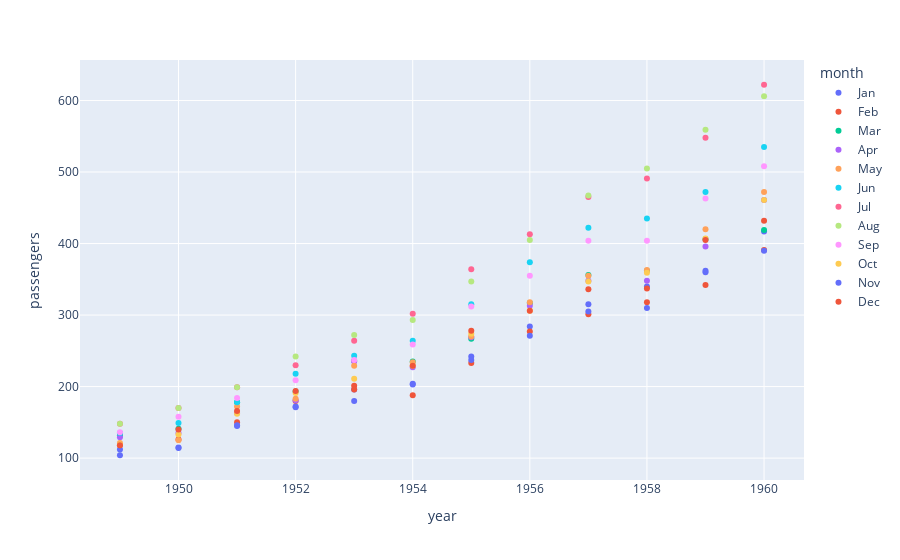

This figure's notebook cell:
### Markdown cell above
The syntax is similar for ```px.scatter```:

### Code cell
px.scatter(data_frame=flights, x='year', y='passengers', color='month')

### Figure 1 — Plotly figure (JSON) as saved in the notebook; plotly's stock layout.template omitted (floating-point values rounded to 4 significant figures)
{"data": [{"hovertemplate": "month=Jan<br>year=%{x}<br>passengers=%{y}<extra></extra>", "legendgroup": "Jan", "marker": {"color": "#636efa", "symbol": "circle"}, "mode": "markers", "name": "Jan", "orientation": "v", "showlegend": true, "type": "scatter", "x": [1949, 1950, 1951, 1952, 1953, 1954, 1955, 1956, 1957, 1958, 1959, 1960], "xaxis": "x", "y": [112, 115, 145, 171, 196, 204, 242, 284, 315, 340, 360, 417], "yaxis": "y"}, {"hovertemplate": "month=Feb<br>year=%{x}<br>passengers=%{y}<extra></extra>", "legendgroup": "Feb", "marker": {"color": "#EF553B", "symbol": "circle"}, "mode": "markers", "name": "Feb", "orientation": "v", "showlegend": true, "type": "scatter", "x": [1949, 1950, 1951, 1952, 1953, 1954, 1955, 1956, 1957, 1958, 1959, 1960], "xaxis": "x", "y": [118, 126, 150, 180, 196, 188, 233, 277, 301, 318, 342, 391], "yaxis": "y"}, {"hovertemplate": "month=Mar<br>year=%{x}<br>passengers=%{y}<extra></extra>", "legendgroup": "Mar", "marker": {"color": "#00cc96", "symbol": "circle"}, "mode": "markers", "name": "Mar", "orientation": "v", "showlegend": true, "type": "scatter", "x": [1949, 1950, 1951, 1952, 1953, 1954, 1955, 1956, 1957, 1958, 1959, 1960], "xaxis": "x", "y": [132, 141, 178, 193, 236, 235, 267, 317, 356, 362, 406, 419], "yaxis": "y"}, {"hovertemplate": "month=Apr<br>year=%{x}<br>passengers=%{y}<extra></extra>", "legendgroup": "Apr", "marker": {"color": "#ab63fa", "symbol": "circle"}, "mode": "markers", "name": "Apr", "orientation": "v", "showlegend": true, "type": "scatter", "x": [1949, 1950, 1951, 1952, 1953, 1954, 1955, 1956, 1957, 1958, 1959, 1960], "xaxis": "x", "y": [129, 135, 163, 181, 235, 227, 269, 313, 348, 348, 396, 461], "yaxis": "y"}, {"hovertemplate": "month=May<br>year=%{x}<br>passengers=%{y}<extra></extra>", "legendgroup": "May", "marker": {"color": "#FFA15A", "symbol": "circle"}, "mode": "markers", "name": "May", "orientation": "v", "showlegend": true, "type": "scatter", "x": [1949, 1950, 1951, 1952, 1953, 1954, 1955, 1956, 1957, 1958, 1959, 1960], "xaxis": "x", "y": [121, 125, 172, 183, 229, 234, 270, 318, 355, 363, 420, 472], "yaxis": "y"}, {"hovertemplate": "month=Jun<br>year=%{x}<br>passengers=%{y}<extra></extra>", "legendgroup": "Jun", "marker": {"color": "#19d3f3", "symbol": "circle"}, "mode": "markers", "name": "Jun", "orientation": "v", "showlegend": true, "type": "scatter", "x": [1949, 1950, 1951, 1952, 1953, 1954, 1955, 1956, 1957, 1958, 1959, 1960], "xaxis": "x", "y": [135, 149, 178, 218, 243, 264, 315, 374, 422, 435, 472, 535], "yaxis": "y"}, {"hovertemplate": "month=Jul<br>year=%{x}<br>passengers=%{y}<extra></extra>", "legendgroup": "Jul", "marker": {"color": "#FF6692", "symbol": "circle"}, "mode": "markers", "name": "Jul", "orientation": "v", "showlegend": true, "type": "scatter", "x": [1949, 1950, 1951, 1952, 1953, 1954, 1955, 1956, 1957, 1958, 1959, 1960], "xaxis": "x", "y": [148, 170, 199, 230, 264, 302, 364, 413, 465, 491, 548, 622], "yaxis": "y"}, {"hovertemplate": "month=Aug<br>year=%{x}<br>passengers=%{y}<extra></extra>", "legendgroup": "Aug", "marker": {"color": "#B6E880", "symbol": "circle"}, "mode": "markers", "name": "Aug", "orientation": "v", "showlegend": true, "type": "scatter", "x": [1949, 1950, 1951, 1952, 1953, 1954, 1955, 1956, 1957, 1958, 1959, 1960], "xaxis": "x", "y": [148, 170, 199, 242, 272, 293, 347, 405, 467, 505, 559, 606], "yaxis": "y"}, {"hovertemplate": "month=Sep<br>year=%{x}<br>passengers=%{y}<extra></extra>", "legendgroup": "Sep", "marker": {"color": "#FF97FF", "symbol": "circle"}, "mode": "markers", "name": "Sep", "orientation": "v", "showlegend": true, "type": "scatter", "x": [1949, 1950, 1951, 1952, 1953, 1954, 1955, 1956, 1957, 1958, 1959, 1960], "xaxis": "x", "y": [136, 158, 184, 209, 237, 259, 312, 355, 404, 404, 463, 508], "yaxis": "y"}, {"hovertemplate": "month=Oct<br>year=%{x}<br>passengers=%{y}<extra></extra>", "legendgroup": "Oct", "marker": {"color": "#FECB52", "symbol": "circle"}, "mode": "markers", "name": "Oct", "orientation": "v", "showlegend": true, "type": "scatter", "x": [1949, 1950, 1951, 1952, 1953, 1954, 1955, 1956, 1957, 1958, 1959, 1960], "xaxis": "x", "y": [119, 133, 162, 191, 211, 229, 274, 306, 347, 359, 407, 461], "yaxis": "y"}, {"hovertemplate": "month=Nov<br>year=%{x}<br>passengers=%{y}<extra></extra>", "legendgroup": "Nov", "marker": {"color": "#636efa", "symbol": "circle"}, "mode": "markers", "name": "Nov", "orientation": "v", "showlegend": true, "type": "scatter", "x": [1949, 1950, 1951, 1952, 1953, 1954, 1955, 1956, 1957, 1958, 1959, 1960], "xaxis": "x", "y": [104, 114, 146, 172, 180, 203, 237, 271, 305, 310, 362, 390], "yaxis": "y"}, {"hovertemplate": "month=Dec<br>year=%{x}<br>passengers=%{y}<extra></extra>", "legendgroup": "Dec", "marker": {"color": "#EF553B", "symbol": "circle"}, "mode": "markers", "name": "Dec", "orientation": "v", "showlegend": true, "type": "scatter", "x": [1949, 1950, 1951, 1952, 1953, 1954, 1955, 1956, 1957, 1958, 1959, 1960], "xaxis": "x", "y": [118, 140, 166, 194, 201, 229, 278, 306, 336, 337, 405, 432], "yaxis": "y"}], "layout": {"autosize": true, "legend": {"title": {"text": "month"}, "tracegroupgap": 0}, "margin": {"t": 60}, "xaxis": {"anchor": "y", "autorange": true, "domain": [0, 1], "range": [1948.0, 1961.0], "title": {"text": "year"}, "type": "linear"}, "yaxis": {"anchor": "x", "autorange": true, "domain": [0, 1], "range": [63.89, 662.1], "title": {"text": "passengers"}, "type": "linear"}}}
